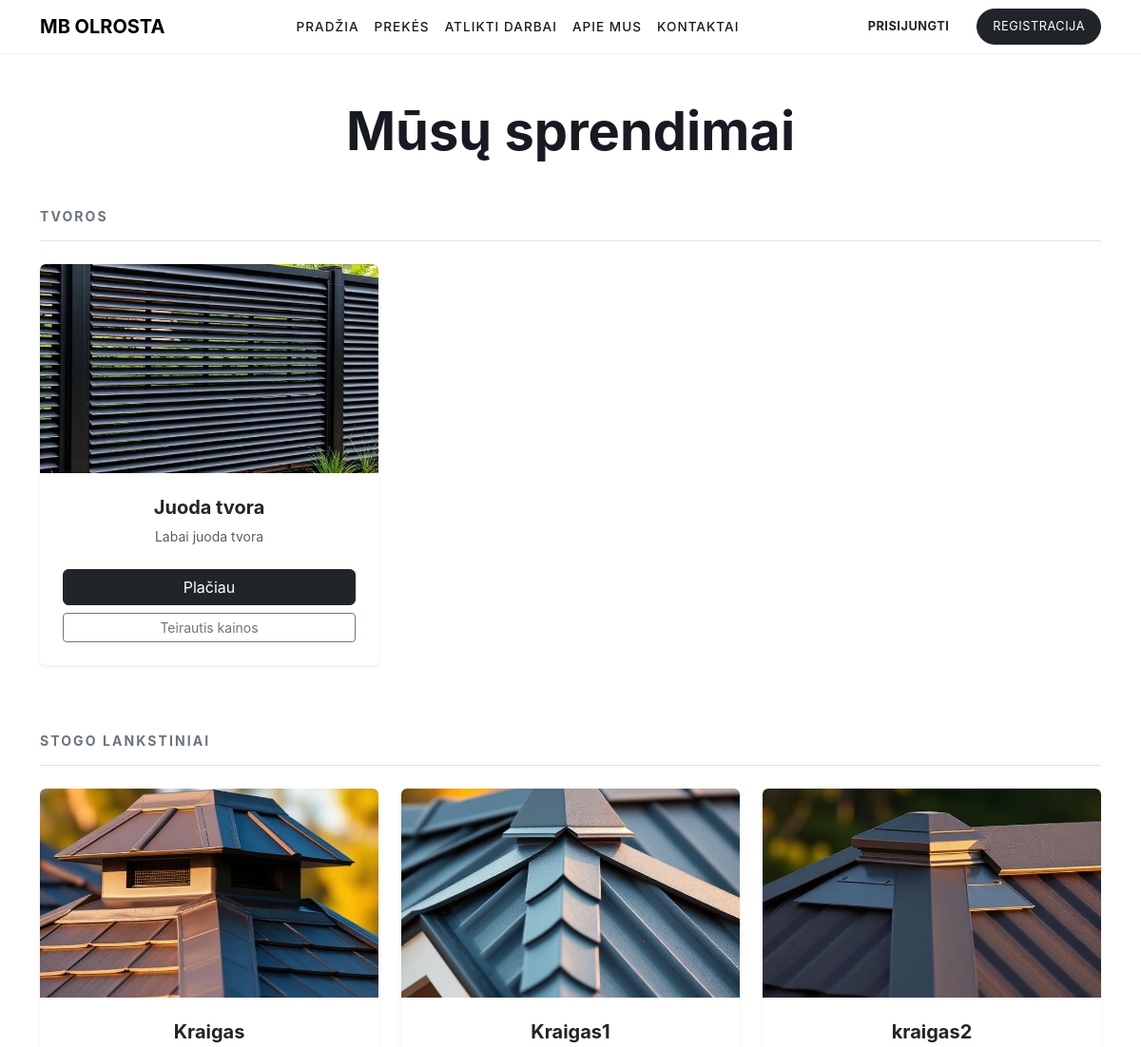
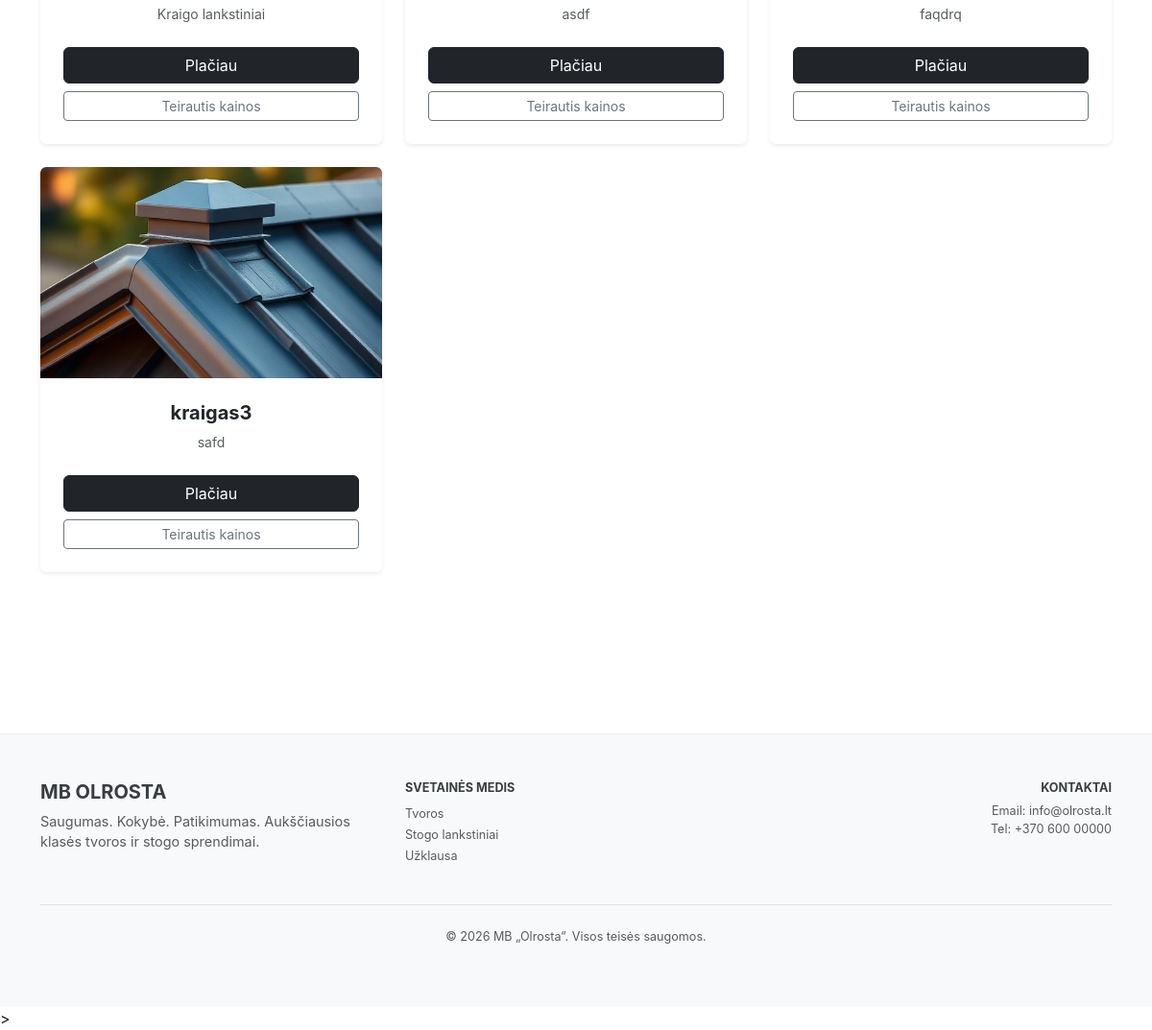
The page /prekes/ on the database its author committed (2 pictures, top to bottom).
### shop/models.py (models this page shows, shortened)
class Category(models.Model):
    name = models.CharField(max_length=100)
    slug = models.SlugField(unique=True)

class Product(models.Model):
    category = models.ForeignKey(Category, on_delete=models.CASCADE, related_name='products')
    name = models.CharField(max_length=200)
    description = models.TextField()
    image = models.ImageField(upload_to='products/')
    created_at = models.DateTimeField(auto_now_add=True)

### shop/views.py (the view)
# urls.py: path('prekes/', views.product_list, name='products'), # Pataisyta į product_list pagal tavo views.py
def product_list(request):
    categories = Category.objects.prefetch_related('products').all()
    return render(request, 'products.html', {'categories': categories})

### templates/products.html (shortened to what this page needs)
{% extends 'base.html' %}
{% load static %}
{% block content %}
<div class="container py-5">
    <h1 class="text-center mb-5 display-4 fw-bold">Mūsų sprendimai</h1>
    {% for category in categories %}
    <div class="category-section mb-5 fade-in">
        <h2 class="border-bottom pb-3 fw-bold text-uppercase small tracking-wider text-secondary">{{ category.name }}</h2>
        <div class="row mt-4">
            {% for product in category.products.all %}
            <div class="col-md-4 mb-4">
                <div class="card h-100 shadow-sm border-0 bg-white overflow-hidden">
                    {% if product.image %}
                        <img src="{{ product.image.url }}" class="card-img-top" style="height: 220px; object-fit: cover;" alt="{{ product.name }}">
                    {% else %}
                        <div style="height: 220px; background-color: #f8f9fa; display: flex; align-items: center; justify-content: center; color: #adb5bd;">
                            <span class="small">Nuotrauka ruošiama</span>
                        </div>
                    {% endif %}
                    <div class="card-body text-center d-flex flex-column p-4">
                        <h5 class="fw-bold mb-2">{{ product.name }}</h5>
                        <p class="text-muted small mb-4">{{ product.description|truncatewords:12 }}</p>
                        <div class="mt-auto d-grid gap-2">
                            <a href="{% url 'product_detail' product.pk %}" class="btn btn-dark">Plačiau</a>
                            <a href="{% url 'contact' %}?interest={{ product.name }}" class="btn btn-outline-secondary btn-sm">Teirautis kainos</a>
                        </div>
                    </div>
                </div>
            </div>
            {% empty %}
                <div class="col-12 text-muted italic">Šioje kategorijoje prekių kol kas nėra.</div>
            {% endfor %}
        </div>
    </div>
    {% endfor %}
</div>
{% endblock %}

### templates/base.html (shortened to what this page needs)
{% load static %}
<!DOCTYPE html>
<html lang="lt">
<head>
    <link href="https://cdn.jsdelivr.net/npm/bootstrap@5.3.0/dist/css/bootstrap.min.css" rel="stylesheet">
    <link rel="stylesheet" href="{% static 'css/style.css' %}">
</head>
<body>
<nav class="navbar navbar-expand-lg sticky-top">
    <div class="container">
        <a class="navbar-brand fw-bold" href="{% url 'home' %}">MB OLROSTA</a>
        <div class="collapse navbar-collapse" id="navbarNav">
            <ul class="navbar-nav mx-auto">
                <li class="nav-item"><a class="nav-link" href="{% url 'home' %}">Pradžia</a></li>
                <li class="nav-item"><a class="nav-link" href="{% url 'products' %}">Prekės</a></li>
                <li class="nav-item"><a class="nav-link" href="{% url 'projects' %}">Atlikti darbai</a></li>
                <li class="nav-item"><a class="nav-link" href="{% url 'about' %}">Apie mus</a></li>
                <li class="nav-item"><a class="nav-link" href="{% url 'contact' %}">Kontaktai</a></li>
            </ul>
            <div class="auth-buttons d-flex align-items-center">
                {% if user.is_authenticated %}
                    <span class="me-3 text-muted small">Sveiki, <strong>{{ user.username }}</strong></span>
                    {% if user.is_staff %}
                        <a href="/admin/" class="btn btn-outline-danger btn-sm me-2 py-1">Admin</a>
                    {% endif %}
                    <form action="{% url 'logout' %}" method="post" class="d-inline">
                        {% csrf_token %}
                        <button type="submit" class="btn btn-link text-dark text-decoration-none p-0 small fw-bold">Atsijungti</button>
                    </form>
                {% else %}
                    <a href="{% url 'login' %}" class="btn btn-link text-dark text-decoration-none me-3 small fw-bold">Prisijungti</a>
                    <a href="{% url 'register' %}" class="btn btn-dark btn-sm px-3 py-2 rounded-pill">Registracija</a>
                {% endif %}
            </div>
        </div>
    </div>
</nav>
{% block content %}
{% endblock %}
<footer class="py-5 mt-5 bg-light">
    <div class="container">
        <div class="row">
            <div class="col-md-4">
                <h5 class="fw-bold">MB OLROSTA</h5>
                <p class="text-muted">Saugumas. Kokybė. Patikimumas. Aukščiausios klasės tvoros ir stogo sprendimai.</p>
            </div>
            <div class="col-md-4">
                <h6 class="fw-bold text-uppercase small">Svetainės medis</h6>
                <ul class="list-unstyled">
                    <li><a href="{% url 'products' %}" class="text-decoration-none text-muted small">Tvoros</a></li>
                    <li><a href="{% url 'products' %}" class="text-decoration-none text-muted small">Stogo lankstiniai</a></li>
                    <li><a href="{% url 'contact' %}" class="text-decoration-none text-muted small">Užklausa</a></li>
                </ul>
            </div>
            <div class="col-md-4 text-md-end">
                <h6 class="fw-bold text-uppercase small">Kontaktai</h6>
                <p class="text-muted small">Email: info@olrosta.lt<br>Tel: +370 600 00000</p>
            </div>
        </div>
        <div class="text-center mt-4 pt-4 border-top">
            <p class="text-muted small">&copy; 2026 MB „Olrosta“. Visos teisės saugomos.</p>
        </div>
    </div>
</footer>
</body>
</html>>

### static/css/style.css (style rules this page uses)
:root { --tesla-black: #171a20; --tesla-gray: #393c41; --tesla-white: #ffffff; }
body { font-family: 'Universal Sans', -apple-system, BlinkMacSystemFont, "Segoe UI", Roboto, sans-serif; color: var(--tesla-black); margin: 0; }
.card { border: none; transition: transform 0.3s; }
footer { background: var(--tesla-white); padding: 50px 0; border-top: 1px solid #eee; font-size: 0.9rem; }

### templates/base.html (style rules this page uses)
.navbar { background: rgba(255,255,255,0.9); backdrop-filter: blur(10px); border-bottom: 1px solid rgba(0,0,0,0.05); }
.nav-link { color: #171a20 !important; font-weight: 500; text-transform: uppercase; font-size: 0.85rem; letter-spacing: 1px; }
footer { border-top: 1px solid #eee; color: #393c41; }
.auth-buttons .btn { font-size: 0.8rem; text-transform: uppercase; letter-spacing: 0.5px; }

### templates/products.html (style rules this page uses)
.tracking-wider { letter-spacing: 0.15em; }
.fade-in { animation: fadeIn 0.8s ease-in; }

### rows shown on the page
Category: name "TVOROS"
Product: image (picture), name "Juoda tvora", description "Labai juoda tvora"
Category: name "STOGO LANKSTINIAI"
Product: image (picture), name "Kraigas", description "Kraigo lankstiniai"
Product: image (picture), name "Kraigas1", description "asdf"
Product: image (picture), name "kraigas2", description "faqdrq"
Product: image (picture), name "kraigas3", description "safd"
